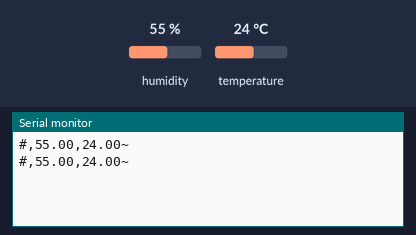
Bench run of a sketch on a simulated Arduino Uno, built with avr-gcc and run on an emulated ATmega328P. Parts: the last lines printed to the serial monitor. The inputs (shaded band) are chosen by the test bench; at power-on: humidity 55 %, temperature 24 °C.

Above: at 2.8 s.
2.9 s: humidity set to 22 %
At 5.3 s:
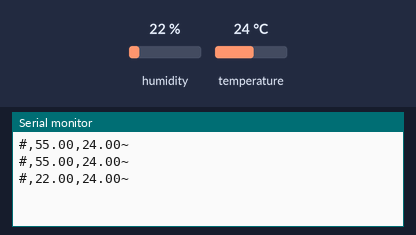
5.6 s: temperature set to 12 °C
At 6.7 s:
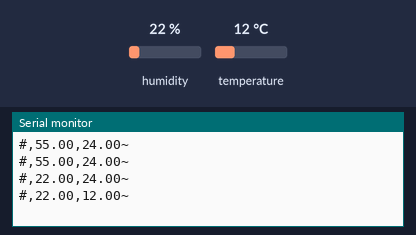
8.3 s: humidity set to 40 %
At 11.5 s:
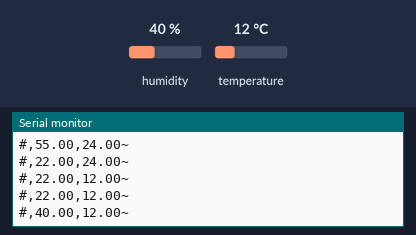
Timing chart, 0 to 13.0 s (numbered marks = the images above; inputs shaded):
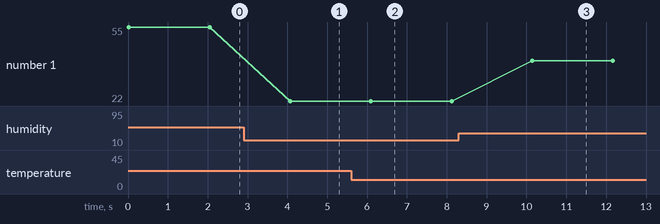

The sketch:

dht11-arduino.ino
```cpp
/*
  Target: Publish this data to Google Colab for ML Example
  Input: DHT11 Sensor
  Output: Python Script
*/
#include "DHT.h"

DHT dht(2,DHT11);
void setup() {
  dht.begin();
  Serial.begin(9600);
}

void loop() {
  float hum=dht.readHumidity();
  float temp=dht.readTemperature();

  Serial.print("#"); // Start of Format
  Serial.print(","); // Seperator
  Serial.print(hum);
  Serial.print(","); // Seperator
  Serial.print(temp);
  Serial.println('~'); // End of Format
  delay(2000); // 2seconds of delay
}
```

Measured:
- after the input at 2.9 s, the serial monitor: prints a new line after 1.2 s (image 1)
- after the input at 5.6 s, the serial monitor: prints a new line after 0.50 s (image 2)
- after the input at 8.3 s, the serial monitor: prints a new line after 1.8 s (image 3)
- plotted number 1: 55 → 22 after the input at 2.9 s, 22 → 40 after the input at 8.3 s
